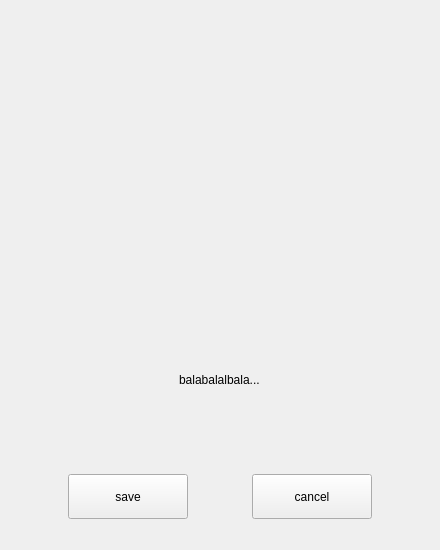
<?xml version="1.0" encoding="UTF-8"?>
<ui version="4.0">
 <class>FaceInputDialog</class>
 <widget class="QWidget" name="FaceInputDialog">
  <property name="geometry">
   <rect>
    <x>0</x>
    <y>0</y>
    <width>440</width>
    <height>550</height>
   </rect>
  </property>
  <property name="windowTitle">
   <string>FaceInputDialog</string>
  </property>
  <layout class="QVBoxLayout" name="verticalLayout">
   <item>
    <spacer name="verticalSpacer_2">
     <property name="orientation">
      <enum>Qt::Vertical</enum>
     </property>
     <property name="sizeHint" stdset="0">
      <size>
       <width>20</width>
       <height>40</height>
      </size>
     </property>
    </spacer>
   </item>
   <item alignment="Qt::AlignHCenter">
    <widget class="EnrollProgressBar" name="enrollProgress" native="true">
     <property name="sizePolicy">
      <sizepolicy hsizetype="Fixed" vsizetype="Fixed">
       <horstretch>0</horstretch>
       <verstretch>0</verstretch>
      </sizepolicy>
     </property>
     <property name="minimumSize">
      <size>
       <width>274</width>
       <height>274</height>
      </size>
     </property>
     <property name="maximumSize">
      <size>
       <width>274</width>
       <height>274</height>
      </size>
     </property>
    </widget>
   </item>
   <item>
    <layout class="QHBoxLayout" name="horizontalLayout">
     <property name="topMargin">
      <number>20</number>
     </property>
     <property name="bottomMargin">
      <number>20</number>
     </property>
     <item alignment="Qt::AlignHCenter">
      <widget class="QLabel" name="label_msg">
       <property name="text">
        <string>balabalalbala...</string>
       </property>
      </widget>
     </item>
    </layout>
   </item>
   <item>
    <spacer name="verticalSpacer">
     <property name="orientation">
      <enum>Qt::Vertical</enum>
     </property>
     <property name="sizeHint" stdset="0">
      <size>
       <width>20</width>
       <height>40</height>
      </size>
     </property>
    </spacer>
   </item>
   <item>
    <layout class="QHBoxLayout" name="horizontalLayout_2">
     <property name="bottomMargin">
      <number>20</number>
     </property>
     <item>
      <spacer name="horizontalSpacer">
       <property name="orientation">
        <enum>Qt::Horizontal</enum>
       </property>
       <property name="sizeHint" stdset="0">
        <size>
         <width>40</width>
         <height>20</height>
        </size>
       </property>
      </spacer>
     </item>
     <item>
      <widget class="QPushButton" name="btn_save">
       <property name="sizePolicy">
        <sizepolicy hsizetype="Fixed" vsizetype="Fixed">
         <horstretch>0</horstretch>
         <verstretch>0</verstretch>
        </sizepolicy>
       </property>
       <property name="minimumSize">
        <size>
         <width>120</width>
         <height>45</height>
        </size>
       </property>
       <property name="maximumSize">
        <size>
         <width>120</width>
         <height>45</height>
        </size>
       </property>
       <property name="text">
        <string>save</string>
       </property>
      </widget>
     </item>
     <item>
      <spacer name="horizontalSpacer_2">
       <property name="orientation">
        <enum>Qt::Horizontal</enum>
       </property>
       <property name="sizeHint" stdset="0">
        <size>
         <width>40</width>
         <height>20</height>
        </size>
       </property>
      </spacer>
     </item>
     <item>
      <widget class="QPushButton" name="btn_cancel">
       <property name="sizePolicy">
        <sizepolicy hsizetype="Fixed" vsizetype="Fixed">
         <horstretch>0</horstretch>
         <verstretch>0</verstretch>
        </sizepolicy>
       </property>
       <property name="minimumSize">
        <size>
         <width>120</width>
         <height>45</height>
        </size>
       </property>
       <property name="maximumSize">
        <size>
         <width>120</width>
         <height>45</height>
        </size>
       </property>
       <property name="text">
        <string>cancel</string>
       </property>
      </widget>
     </item>
     <item>
      <spacer name="horizontalSpacer_3">
       <property name="orientation">
        <enum>Qt::Horizontal</enum>
       </property>
       <property name="sizeHint" stdset="0">
        <size>
         <width>40</width>
         <height>20</height>
        </size>
       </property>
      </spacer>
     </item>
    </layout>
   </item>
  </layout>
 </widget>
 <customwidgets>
  <customwidget>
   <class>EnrollProgressBar</class>
   <extends>QWidget</extends>
   <header location="global">enroll-progressbar.h</header>
   <container>1</container>
  </customwidget>
 </customwidgets>
 <resources/>
 <connections/>
</ui>
